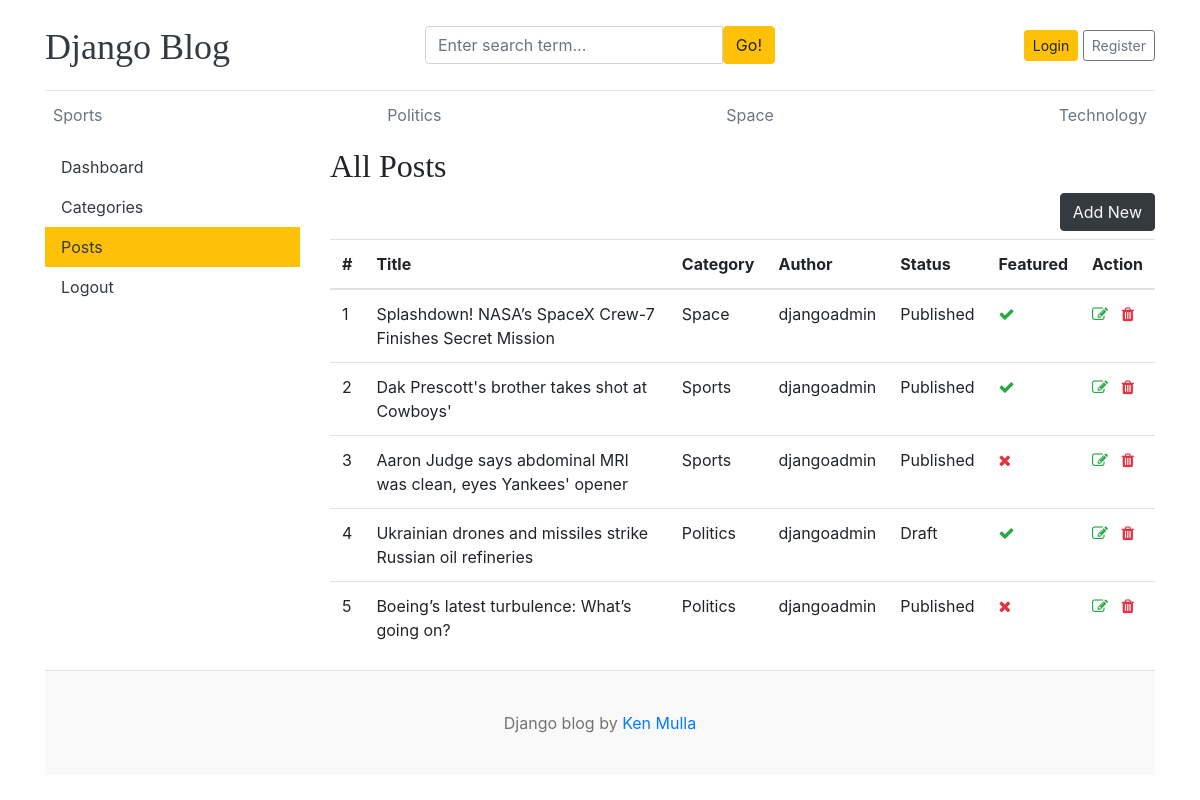
The app's page /dashboard/posts/ with its own data.
### blogs/models.py (models this page shows, shortened)
class Category(models.Model):
    category_name = models.CharField(max_length=50, unique=True)
    created_at = models.DateTimeField(auto_now_add=True)
    updated_at = models.DateTimeField(auto_now=True)
    class Meta:
        verbose_name_plural = 'categories'
    def __str__(self):
        return self.category_name

class Blog(models.Model):
    title = models.CharField(max_length=100)
    slug = models.SlugField(max_length=150, unique=True, blank=True)
    category = models.ForeignKey(Category, on_delete=models.CASCADE)
    author = models.ForeignKey(User, on_delete=models.CASCADE)
    featured_image = models.ImageField(upload_to='uploads/%Y/%m/%d')
    short_descripiton = models.TextField(max_length=500)
    blog_body = models.TextField(max_length=2000)
    status = models.CharField(max_length=20, choices=STATUS_CHOICES, default="Draft")
    is_featured = models.BooleanField(default=False)
    created_at = models.DateTimeField(auto_now_add=True)
    updated_at = models.DateTimeField(auto_now=True)

### dashboards/views.py (the view)
# urls.py: path('posts/', views.posts, name='posts'),
def posts (request):
    posts = Blog.objects.all()
    context = {
        'posts': posts,
    }
    return render(request, 'dashboard/posts.html', context)

### blogs/context_processors.py (called while the page is built)
def get_categories(request):
    categories = Category.objects.all()
    return dict(categories=categories)

def get_social_links(request):
    social_links = SocialLink.objects.all()
    return dict(social_links=social_links)

### templates/dashboard/posts.html (shortened to what this page needs)
{% extends 'base.html' %}
{% block content %}
<div class="row">
    {% include 'dashboard/sidebar.html' %}
    <div class="col-md-9">
        <h2>All Posts</h2>
        <a href="{% url 'add_post' %}" class="btn btn-dark text-light float-right mb-2">Add New</a>
        <table class="table table-hover">
            <thead>
              <tr>
                <th>#</th>
                <th>Title</th>
                <th>Category</th>
                <th>Author</th>
                <th>Status</th>
                <th>Featured</th>
                <th>Action</th>
              </tr>
            </thead>
            <tbody>
            {% for post in posts %}
              <tr>
                <td>{{ forloop.counter }}</td>
                <td>{{ post.title }}</td>
                <td>{{ post.category }}</td>
                <td>{{ post.author }}</td>
                <td>{{ post.status }}</td>
                <td>{% if post.is_featured %}<i class="fa fa-check text-success"></i>{% else %}<i class="fa fa-times text-danger"></i>{% endif %}</td>
                <td>
                    <a href="{% url 'edit_post' post.id %}"><i class="fa fa-edit text-success"></i></a>
                    <a href="{% url 'delete_post' post.id %}"><i class="fa fa-trash text-danger"></i></a>
                </td>
              </tr>
            {% endfor %}
            </tbody>
          </table>
    </div>
</div>
{% endblock %}

### templates/base.html (shortened to what this page needs)
{% load static %}
<!DOCTYPE html>
<html lang="en">
<head>
    <link href="https://getbootstrap.com/docs/4.0/dist/css/bootstrap.min.css" rel="stylesheet">
    <link href="{% static 'css/blog.css' %}" rel="stylesheet">
    <link rel="stylesheet" href="https://cdnjs.cloudflare.com/ajax/libs/font-awesome/4.7.0/css/font-awesome.min.css">
  </head>
<body>
    <div class="container">
      <header class="blog-header py-3">
        <div class="row flex-nowrap justify-content-between align-items-center">
          <div class="col-4 pt-1">
            <a class="blog-header-logo text-dark" href="/">Django Blog</a>
          </div>
          <div class="col-4">
            <form action="{% url 'search' %} " method="GET">
                <div class="input-group">
                    <input class="form-control" type="text" name="keyword" value="{{ keyword }}" placeholder="Enter search term..." aria-label="Enter search term..." aria-describedby="button-search" />
                    <button type="submit" class="btn btn-warning" id="button-search" type="button">Go!</button>
                </div>
            </form>
          </div>
          <div class="col-4 d-flex justify-content-end align-items-center">
            {% if not user.is_authenticated %}
            <a class="btn btn-sm btn-warning" href="{% url 'login' %}">Login</a> &nbsp;
            <a class="btn btn-sm btn-outline-secondary" href="{% url 'register' %}">Register</a>
            {% else %}
            <span> <a href="{% url 'dashboard' %}"> Dashboard</a></span>
            &emsp;&emsp;
            <span><a href="{% url 'logout' %}"> Logout</a></span>
            {% endif %}
          </div>
        </div>
      </header>
      <div class="nav-scroller py-1 mb-2">
        <nav class="nav d-flex justify-content-between">
          {% for cat in categories %}
          <a class="p-2 text-muted" href="{% url 'posts_by_category' cat.id %}">{{ cat.category_name }}</a>
          {% endfor %}
        </nav>
      </div>
{% block content %}
{% endblock %}
<footer class="blog-footer">
    <p>Django blog by <a href="#">Ken Mulla</a></p>
  </footer>
  </body>
  </html>

### blog_main/static/css/blog.css (style rules this page uses)
.blog-header { border-bottom: 1px solid #e5e5e5; }
.blog-header-logo { font-family: "Playfair Display", Georgia, "Times New Roman", serif; font-size: 2.25rem; }
h1, h2, h3, h4, h5, h6 { font-family: "Playfair Display", Georgia, "Times New Roman", serif; }
.blog-footer { padding: 2.5rem 0; color: #727272; text-align: center; background-color: #f9f9f9; border-top: .05rem solid #e5e5e5; }
.blog-footer p:last-child { margin-bottom: 0; }

### records on screen
Category: category_name "Sports"
Category: category_name "Politics"
Category: category_name "Space"
Category: category_name "Technology"
Blog: title "Splashdown! NASA’s SpaceX Crew-7 Finishes Secret Mission", category "Space", author "djangoadmin", status "Published", is_featured True (drawn)
Blog: title "Dak Prescott's brother takes shot at Cowboys'", category "Sports", author "djangoadmin", status "Published", is_featured True (drawn)
Blog: title "Aaron Judge says abdominal MRI was clean, eyes Yankees' opener", category "Sports", author "djangoadmin", status "Published", is_featured False (drawn)
Blog: title "Ukrainian drones and missiles strike Russian oil refineries", category "Politics", author "djangoadmin", status "Draft", is_featured True (drawn)
Blog: title "Boeing’s latest turbulence: What’s going on?", category "Politics", author "djangoadmin", status "Published", is_featured False (drawn)
